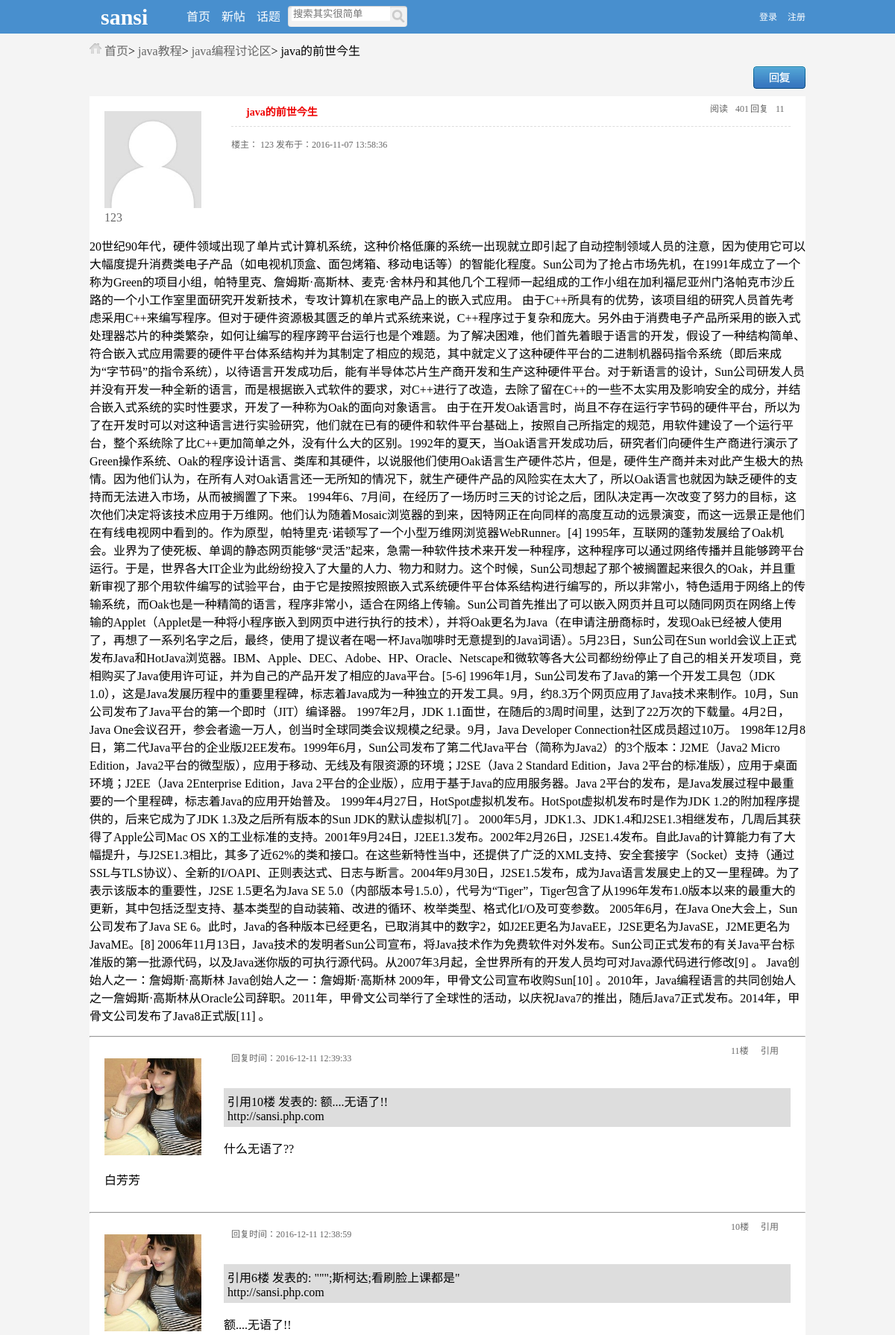
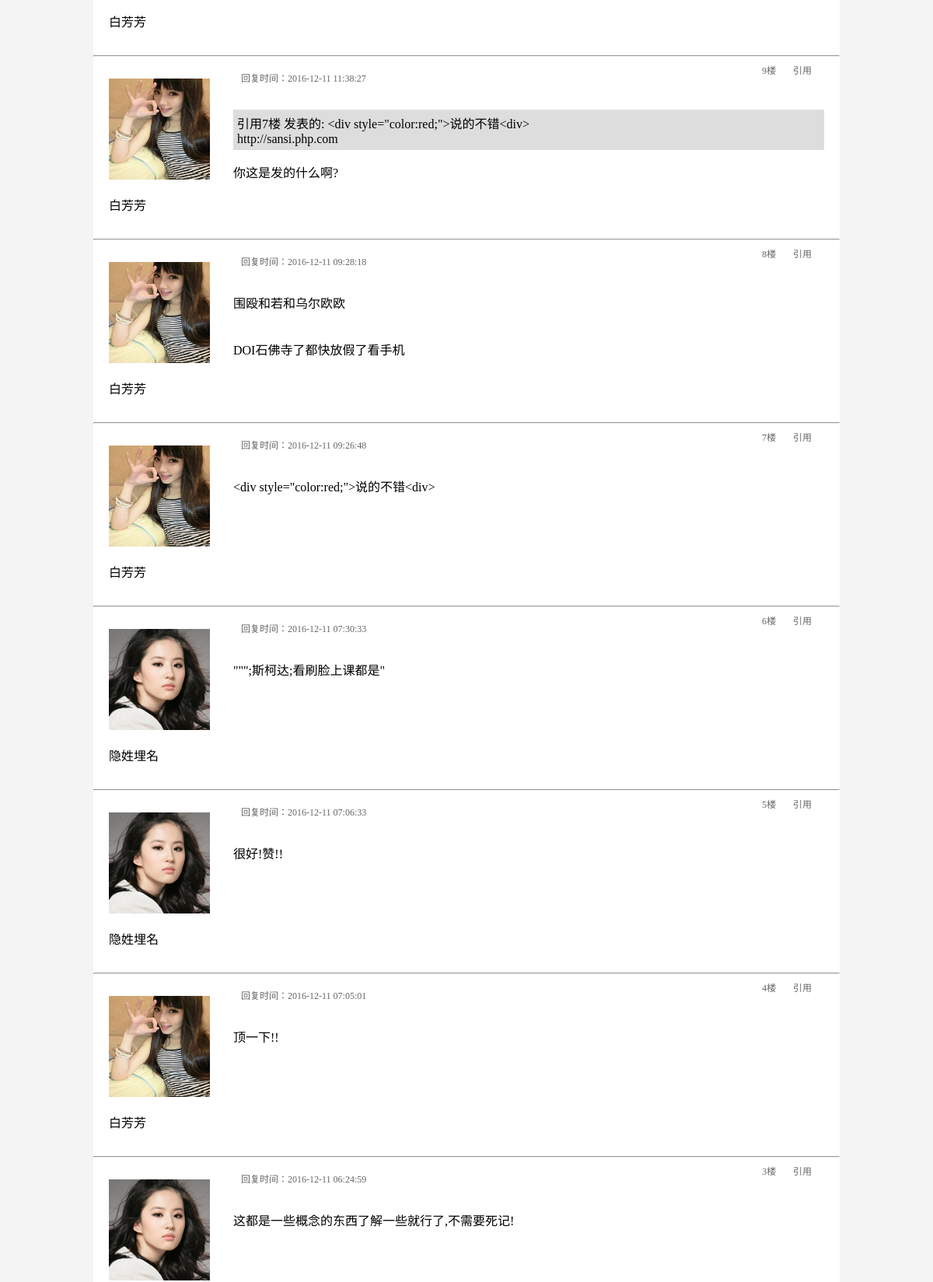
The app's page /front/content_show.php?contentid=1 (upper part) with its own data (2 pictures, top to bottom).
### tables this page shows
CREATE TABLE `sansi_user_admin` (
  `id` int(11) NOT NULL COMMENT '板块id',
  `name` varchar(30) NOT NULL COMMENT '父板块名称',
  `sort` int(11) NOT NULL DEFAULT '0' COMMENT '排序'
);

CREATE TABLE `sansi_son_admin` (
  `id` int(10) UNSIGNED NOT NULL COMMENT '子版块id',
  `father_id` int(10) UNSIGNED NOT NULL COMMENT '父板块外键',
  `son_name` varchar(50) NOT NULL COMMENT '子版块名称',
  `intro` varchar(300) NOT NULL COMMENT '子版块简介',
  `vip_id` int(10) UNSIGNED NOT NULL COMMENT '会员id',
  `sort` int(10) UNSIGNED NOT NULL DEFAULT '0' COMMENT '排序'
);

CREATE TABLE `sansi_content` (
  `id` int(10) UNSIGNED NOT NULL COMMENT '帖子的id',
  `son_id` int(10) UNSIGNED NOT NULL COMMENT '子板块id',
  `title` varchar(255) NOT NULL COMMENT '帖子标题',
  `content` text NOT NULL COMMENT '帖子内容',
  `time` datetime NOT NULL COMMENT '发帖时间',
  `member_id` int(11) NOT NULL COMMENT '会员id',
  `times` int(10) UNSIGNED NOT NULL DEFAULT '0' COMMENT '帖子浏览次数'
);

CREATE TABLE `sansi_members` (
  `id` int(10) UNSIGNED NOT NULL COMMENT '会员id号',
  `name` varchar(30) NOT NULL COMMENT '会员登录账号',
  `pwd` varchar(32) NOT NULL COMMENT '会员登录密码',
  `photo` blob,
  `register_time` datetime NOT NULL COMMENT '注册时间',
  `last_time` datetime NOT NULL COMMENT '最后登录时间'
);

CREATE TABLE `sansi_reply` (
  `re_id` int(10) UNSIGNED NOT NULL COMMENT '自增id',
  `content_id` int(10) UNSIGNED NOT NULL COMMENT '帖子的id',
  `quote_id` int(10) UNSIGNED NOT NULL COMMENT '回复的对象id',
  `recontent` varchar(5000) DEFAULT NULL COMMENT '回复内容',
  `time` timestamp NOT NULL DEFAULT CURRENT_TIMESTAMP ON UPDATE CURRENT_TIMESTAMP COMMENT '回复时间',
  `member_id` int(10) UNSIGNED NOT NULL
);

### front/skip.login.php (called while the page is built, shortened)
<?php
function is_login($link){
    if(isset($_COOKIE['sansi']['name']) && isset($_COOKIE['sansi']['pwd'])){
        $sql2 = "select * from sansi_members where name='{$_COOKIE['sansi']['name']}' and sha1(pwd)='{$_COOKIE['sansi']['pwd']}'";
        $query2 = mysqli_query($link,$sql2);
        if(mysqli_num_rows($query2)==1){
            $date = mysqli_fetch_assoc($query2);
        return $date['id'];
        }else{
            return false;
        }
    }else{
        return false;
    }
}
?>

### front/father.list.page.php (called while the page is built, shortened)
<?php
function pageList($page_count,$pageSize,$btn_num=3,$page='page'){
    $num = ceil($page_count/$pageSize);
    $array = parse_url($_SERVER['REQUEST_URI']);
    if(isset($array['query'])){
        parse_str($array['query'],$arr_query);
        unset($arr_query[$page]);
        if(empty($arr_query)){
            $url = "{$array['path']}?$page=";
        }else{
            $str = http_build_query($arr_query);
            $url = "{$array['path']}?{$str}&$page=";
        }
    }else{
        $url = "{$array['path']}?$page=";
    }
    $start = ($_GET[$page]-1)*$pageSize;
    $limit = "limit {$start},{$pageSize}";
    $html = '';
if($btn_num >= $num){
    for($i=1;$i<=$num;$i++){
        if($i==$_GET[$page]){
            $html[$i] = "<span class='spandown'>$i </span>";
        }else{
            $html[$i] = "<a href='{$url}{$i}'>$i</a> ";
        }
    }
    }
    $html = implode(' ',$html);
    $date = array('html'=>$html,'limit'=>$limit);
    return $date;
}
?>

### front/content_show.php (the view, shortened to what this page needs)
<?php
include_once 'skip.login.php';
$memeber_id=is_login($link);
include_once 'header.inc.php';
$link = new PDO('mysql:host=localhost;dbname=sansi_admin','root','123456');
$sql = "select * from sansi_content WHERE id={$_GET['contentid']}";
$res = $link->query($sql);
foreach($res as $content){
}
$sqlupdate = "update sansi_content set times=times+1 WHERE id={$_GET['contentid']}";
$link->exec($sqlupdate);
$sqlmember = "select * FROM sansi_members WHERE id={$content['member_id']}";
$rel = $link->query($sqlmember);
foreach($rel as $member){
}
$sqlson = "select * from sansi_son_admin WHERE id={$content['son_id']}";
$relson = $link->query($sqlson);
foreach($relson as $sonrel){
}
$fathersql = "select * from sansi_user_admin WHERE id={$sonrel['father_id']}";
$relfather = $link->query($fathersql);
foreach($relfather as $fatherrel){
}
?>
<div class="banner">
    <a href="index.php" class="yy">首页</a>&gt;
    <a href="father_list.php?id=<?php echo $fatherrel['id']; ?>" class="tow"><?php echo $fatherrel['name'];?></a>&gt;
    <a href="son_list.php?id=<?php echo $content['son_id']; ?>"><?php echo $sonrel['son_name']; ?></a>&gt; <?php echo $content['title']; ?>
</div>
<div class="pages1"  style="margin: 0 auto;width: 960px;height:30px;">
        <?php
        include_once 'father.list.page.php';
        $sqlnunm = "select COUNT(*) from sansi_reply WHERE content_id={$_GET['contentid']}";
        $numrel = $link->query($sqlnunm);
        $num = $numrel->fetchColumn();
        $pagesize = 10;
        $date = pageList($num,$pagesize);
        $i = $num-($_GET['page']-1)*$pagesize;
        ?>
    <a href="reply.php?contentid=<?php echo $_GET['contentid']; ?>" target="_blank" class="hf btnn"></a>
</div>
<div class="content">
    <?php
    if($_GET['page'] == 1){?>
        <div>
            <div style="display: inline-block;width: 130px;margin:20px 0 0 20px; ">
                <a href="" style="float: left;width:130px;"><img style="padding:0;width:130px;height:130px;display: inline-block;margin: 0;" src="<?php if(!$member['photo'] == ''){echo $member['photo']; }else{echo './style/photo.jpg';} ?>"></a>
                <span style="clear:left;margin: 0 auto;display: block;"><?php echo $member['name']; ?></span>
            </div>
            <div style="display: inline-block;width: 780px;float:right;">
                <li style="margin:0 0 0 10px;border-bottom: dashed 1px #ddd;display: inline-block; width:750px;">
                    <h3 style="float:left;"><?php echo $content['title']; ?></h3>
                    <div class="div1">
                        <p class="p3">回复<span><?php echo $num; ?></span></p>
                        <p class="p4">阅读<span><?php echo $content['times']+1; ?></span></p>
                    </div>
                </li>
                <p class="div_down">楼主： <?php echo $member['name']; ?>    发布于：<?php echo $content['time']; ?></p>
            </div>
            <p style="float:right;"><?php echo htmlspecialchars($content['content']); ?></p>
        </div>
   <?php } ?>
    <?php
    if($num>0){
    $resql = "select * from sansi_reply,sansi_members WHERE content_id={$_GET['contentid']} AND sansi_members.id=sansi_reply.member_id ORDER BY TIME DESC {$date['limit']}";
    $relre = $link->query($resql);
    $relre->setFetchMode(PDO::FETCH_ASSOC);
    foreach($relre as $re){
    ?>
    <hr/>
    <div>
        <div style="display: inline-block;width: 130px;margin:20px 0 0 20px; ">
            <a href="" style="float: left;width:130px;"><img style="padding:0;width:130px;height:130px;display: inline-block;margin: 0;" src="<?php if(!$re['photo'] == ''){echo $re['photo']; }else{echo './style/photo.jpg';} ?>"></a>
            <p style="display: inline-block;"><?php echo $re['name']; ?></p>
        </div>
        <div style="display: inline-block;width: 780px;float:right;">
        <li style="margin:0;display: inline-block; width:750px;">
            <p class="div_down" style="float:left; color:#666;">回复时间：<?php echo $re['time']; ?></p>
            <div class="div1" style="width: 80px;">
                <p class="p3" style="margin: 0; padding: 0;width: 30px;"><a href="quote.php?contentid=<?php echo $_GET['contentid']; ?>&replayid=<?php echo $re['re_id']; ?>" target="_blank" style="color:#666;">引用</a><span></span></p>
                <p class="p4" style="margin: 0; padding: 0;width: 40px;"><?php echo $i--; ?>楼<span></span></p>
            </div>
        </li>
        <li style="display: block;">
            <?php
            if(!$re['quote_id'] == 0){
                $sqlquo = "select * from sansi_reply WHERE re_id={$re['quote_id']}";
                $query1 = $link->query($sqlquo);
                foreach($query1 as $quo){
                }
                $renum = "select count(*) from sansi_reply WHERE content_id={$_GET['contentid']} AND re_id <= {$quo['re_id']}";
                $query = $link->query($renum);
                $numre = $query->fetchColumn();
                ?>
            <div style="width: 760px;background: #ddd;">
                <p style="padding: 5px;">引用<?php echo $numre; ?>楼 发表的: <?php echo nl2br(htmlspecialchars($quo['recontent'])); ?><br>
                    http://sansi.php.com
                </p>
            </div>
            <?php } ?>
            <?php echo nl2br(htmlspecialchars($re['recontent'])); ?>
        </li>
        </div>
    </div>
<?php  }
    } ?>
<?php include_once 'footer.inc.php'; ?>

### front/header.inc.php (shortened to what this page needs)
<!DOCTYPE html>
<html lang="en">
<head>
    <link rel="stylesheet" href="./style/fegister.css">
    <link rel="stylesheet" href="/bbs/front/style/index.css">
    <link rel="stylesheet" href="/bbs/front/style/father_list.css">
</head>
<body>
<div class="top">
    <div class="top1">
        <div class="top_left">
            <a href="" class="logo">sansi</a>
            <a href="index.php">首页</a>
            <a href="">新帖</a>
            <a href="">话题</a>
        </div>
        <div class="serch">
        <form action="search.php" method="get">
            <input type="text" class="btn_top1" name="keywords" value="<?php if(isset($_GET['keywords'])){echo $_GET['keywords'];}  ?>" placeholder="搜索其实很简单"><input type="submit" class="btn_top bth_top2" value>
        </form>
        </div>
        <div class="top_right">
            <?php
            if($memeber_id){?>
                <a href="member.php?memberid=<?php echo $memeber_id; ?>" target="_blank">您好!<?php echo $_COOKIE['sansi']['name']; ?></a>
                <a href="loginout.php">退出</a>
              <?php
            }else{?>
                <a href="login.php" target="_block">登录</a>
                <a href="register.php">注册</a>
            <?php   } ?>
        </div>
    </div>
</div>

### front/footer.inc.php (shortened to what this page needs)
</body>
</html>

### front/style/fegister.css (style rules this page uses)
body { background: #f4f4f4; }
body, li, a { margin: 0px; list-style-type: none; text-decoration: none; }
.top { width: 100%; height: 46px; background: #488fce; }
.top1 { width: 960px; height: 46px; margin: 0px auto; }
.top_left { float: left; line-height: 46px; }
.top_left a { padding-left: 15px; float: left; color: white; }
.serch { background: none repeat scroll 0 0 #f2f2f2; border-radius: 4px; box-shadow: 0 1px 3px rgba(0, 0, 0, 0.2) inset; display: inline; float: left; height: 28px; margin: 8px 0 0 10px; padding: 0; width: 160px; }
.btn_top1 { width:130px; margin-left:5px; border:0; padding:2px 0 2px 2px; }
.btn_top { background:url('style_icon.png') 0 -597px no-repeat #f2f2f2; width:20px; height: 20px; padding-bottom:5px; margin:2px 0 2px 2px; border:0; }
.logo { font-size: 30px; }
.top_right { float: right; }
.top_right a { color: white; height: 46px; line-height: 46px; font-size: 12px; }
.banner { width: 960px; margin: 10px auto; background:url('style_icon.png') 0 -57px no-repeat; }
.yy { margin-left:20px; }
.banner a { color:#666; }
.content { width: 960px; margin: 10px auto; padding-bottom:50px; background: white; }
span { display:inline-block; width:300px; margin:0 0 0 5px; color:#666; }
.content img { display:block; margin:20px 85px; }

### front/style/index.css (style rules this page uses)
body { margin: 0px; padding: 0px; background:#f4f4f4 }
a { text-decoration: none; }
.top { width: 100%; height: 45px; background: #488fce; }
.top_right { float: right; }
.top_right a { margin-left: 10px; font-size: 12px; }
.top .logo { font-weight: bold; width: 100px; font-size: 30px; font-family: 微软雅黑; }
.content { width:960px; margin:0px auto; margin-top:10px; }

### front/style/father_list.css (style rules this page uses)
ul,a { margin:0; padding:0; }
h3 { color:#EE0000; margin:10px 0 10px 20px; font-size:14px; }
.pages1 { height:40px; margin:10px 20px; }
.hf { float:right; background: url("/bbs/front/style/bg.png") 0 -90px no-repeat; }
.btnn { width:70px; height:30px; }
.div_down { width:400px; margin-top:10px; font-size:12px; color:#666; margin-left: 10px; display:inline-block; }
.div1 { display: inline-block; float:right; height:30px; }
.div1 span { width:10px; padding:10px; margin:0; }
.div1 .p3,.p4 { float:right; display:inline; margin:0; color:#666; font-size:12px; }

### records on screen
sansi_user_admin: name "java教程"
sansi_son_admin: son_name "java编程讨论区"
sansi_content: title "java的前世今生", $content['times']+1 "401", time "2016-11-07 13:58:36", content "20世纪90年代，硬件领域出现了单片式计算机系统，这种价格低廉的系统一出现就立即引起了自动控制领域人员的注意，因为使用它可以大幅度提升消费类电子产品（如电视机顶盒、面包烤箱、移动电话等）的智能化程度。Sun公司为了抢占市场先机，在1991年成立了一个称为Green的项目小组，帕特里克、詹姆斯·高斯林、麦克·舍林丹和其他几个工程师一起组成的工作小组在加利福尼亚州门洛帕克市沙丘路的一个小工作室里面研究开发新技术，专攻计算机在家电产品上的嵌入式应用。 由于C++所具有的优势，该项目组的研究人员首先考虑采用C++来编写程序。但对于硬件资源极其匮乏的单片式系统来说，C++程序过于复杂和庞大。另外由于消费电子产品所采用的嵌入式处理器芯片的种类繁杂，如何让编写的程序跨平台运行也是个难题。为了解决困难，他们首先着眼于语言的开发，假设了一种结构简单、符合嵌入式应用需要的硬件平台体系结构并为其制定了相应的规范，其中就定义了这种硬件平台的二进制机器码指令系统（即后来成为“字节码”的指令系统），以待语言开发成功后，能有半导体芯片生产商开发和生产这种硬件平台。对于新语言的设计，Sun公司研发人员并没有开发一种全新的语言，而是根据嵌入式软件的要求，对C++进行了改造，去除了留在C++的一些不太实用及影响安全的成分，并结合嵌入式系统的实时性要求，开发了一种称为Oak的面向对象语言。…"
sansi_members: name "123"
sansi_reply: sansi_members.photo (picture), sansi_members.name "白芳芳", time "2016-12-11 12:39:33", numre "10", sansi_reply.recontent "额....无语了!!", recontent "什么无语了??"
sansi_reply: sansi_members.photo (picture), sansi_members.name "白芳芳", time "2016-12-11 12:38:59", numre "6", sansi_reply.recontent "\"\"\";斯柯达;看刷脸上课都是\"", recontent "额....无语了!!"
sansi_reply: sansi_members.photo (picture), sansi_members.name "白芳芳", time "2016-12-11 11:38:27", numre "7", sansi_reply.recontent "<div style=\"color:red;\">说的不错<div>", recontent "你这是发的什么啊?"
sansi_reply: sansi_members.photo (picture), sansi_members.name "白芳芳", time "2016-12-11 09:28:18", recontent "围殴和若和乌尔欧欧 DOI石佛寺了都快放假了看手机"
sansi_reply: sansi_members.photo (picture), sansi_members.name "白芳芳", time "2016-12-11 09:26:48", recontent "<div style=\"color:red;\">说的不错<div>"
sansi_reply: sansi_members.photo (picture), sansi_members.name "隐姓埋名", time "2016-12-11 07:30:33", recontent "\"\"\";斯柯达;看刷脸上课都是\""
sansi_reply: sansi_members.photo (picture), sansi_members.name "隐姓埋名", time "2016-12-11 07:06:33", recontent "很好!赞!!"
sansi_reply: sansi_members.photo (picture), sansi_members.name "白芳芳", time "2016-12-11 07:05:01", recontent "顶一下!!"
sansi_reply: sansi_members.photo (picture), time "2016-12-11 06:24:59", recontent "这都是一些概念的东西了解一些就行了,不需要死记!"

### other values on screen
$num "11"
